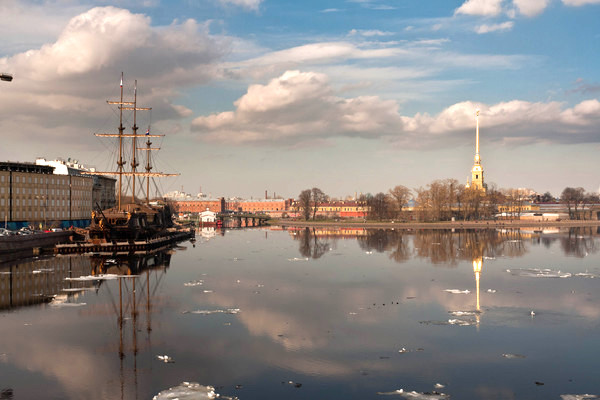
#> input picture images/boat1.jpg, 600 x 400 px
$ python -i manual_stitcher.py   (imports and definitions only)
#> lines starting #> are read from the running program, lines starting #| are printed output that depends on the picture
import cv2
import numpy as np
import os
import glob
from pathlib import Path

# [23 lines left out: functions find_repo_root, get_default_image_dir, get_output_dir, not called in this run]

class StitchingConfig:
    """Configuration class for stitching parameters"""
    def __init__(self):
        self.feature_detector = 'SIFT'  # or 'SURF', 'ORB'
        self.matcher_type = 'FLANN'     # or 'BF'
        self.match_ratio = 0.75
        self.ransac_threshold = 5.0
        self.blend_width = 50
        self.min_matches = 10
        self.projection_type = 'perspective'  # 'perspective' or 'spherical'
        self.focal_length = 25.0  # Real focal length in mm

class ImageStitcher:
    """Image stitching with intelligent reference-based approach"""

    def __init__(self, config=None, visualize=False, test_output_dir="test_output"):
        """
        Initialize the stitcher

        Args:
            config: StitchingConfig object with parameters
            visualize: if True, shows intermediate steps
            test_output_dir: directory for saving visualization steps
        """
        self.config = config or StitchingConfig()
        self.visualize = visualize
        self.step_counter = 0  # Track visualization steps
        self.test_output_dir = test_output_dir

        # Create test output directory once if visualization is enabled
        if self.visualize:
            os.makedirs(self.test_output_dir, exist_ok=True)

        # Initialize feature detector
        if self.config.feature_detector == 'SIFT':
            self.feature_detector = cv2.SIFT_create()
        elif self.config.feature_detector == 'ORB':
            self.feature_detector = cv2.ORB_create()
        else:
            self.feature_detector = cv2.SIFT_create()

        # Initialize matcher
        if self.config.matcher_type == 'FLANN':
            # FLANN parameters for SIFT
            FLANN_INDEX_KDTREE = 1
            index_params = dict(algorithm=FLANN_INDEX_KDTREE, trees=5)
            search_params = dict(checks=50)
            self.matcher = cv2.FlannBasedMatcher(index_params, search_params)
        else:
            self.matcher = cv2.BFMatcher()

        self.match_ratio = self.config.match_ratio
        self.ransac_threshold = self.config.ransac_threshold
        self.blend_width = self.config.blend_width
        self.min_matches = self.config.min_matches
        self.projection_type = self.config.projection_type
        self.focal_length = self.config.focal_length
        # Remove arbitrary sphere dimensions - they'll be calculated automatically

    def detect_features(self, image):
        """Detect keypoints and extract descriptors from a single image"""
        if image is None:
            print("Error: Input image is None")
            return [], None

        # Convert to grayscale
        if len(image.shape) == 3:
            gray = cv2.cvtColor(image, cv2.COLOR_BGR2GRAY)
        else:
            gray = image

        # Detect keypoints and compute descriptors
        keypoints, descriptors = self.feature_detector.detectAndCompute(gray, None)

        # Handle case where no features are detected
        if keypoints is None:
            keypoints = []
        if descriptors is None:
            descriptors = np.array([])

        print(f"Detected {len(keypoints)} keypoints")

        # Visualize if enabled
        if self.visualize:
            self.step_counter += 1
            img_with_keypoints = self.visualize_keypoints(image, keypoints)

            # Save visualization
            cv2.imwrite(f"{self.test_output_dir}/step_{self.step_counter:02d}_keypoints.jpg", img_with_keypoints)

            cv2.imshow(f"Keypoints ({len(keypoints)} found)", img_with_keypoints)
            cv2.waitKey(500)  # Wait 0.5 seconds for better flow
            cv2.destroyAllWindows()

        return keypoints, descriptors

    def match_features(self, descriptors1, descriptors2, image1=None, image2=None, keypoints1=None, keypoints2=None):
        """Match features between two sets of descriptors"""
        # Check if descriptors are valid
        if descriptors1 is None or descriptors2 is None:
            print("Error: Invalid descriptors provided")
            return []

        if len(descriptors1) == 0 or len(descriptors2) == 0:
            print("Error: Empty descriptors provided")
            return []

        try:
            matches = self.matcher.knnMatch(descriptors1, descriptors2, k=2)

            # Filter out None matches (can happen with some matchers)
            valid_matches = []
            for match_group in matches:
                if match_group is not None and len(match_group) == 2:
                    valid_matches.append(match_group)

            print(f"Found {len(valid_matches)} valid match groups")

            # Store data for visualization in filter_matches
            if self.visualize and image1 is not None and image2 is not None:
                self._last_matches_data = (image1, image2, keypoints1, keypoints2)

            return valid_matches

        except Exception as e:
            print(f"Error during feature matching: {e}")
            return []

    def filter_matches(self, matches):
        """Filter matches using Lowe's ratio test"""
        if not matches:
            print("No matches to filter")
            return []

        good_matches = []
        for match_group in matches:
            if len(match_group) == 2:
                m, n = match_group
                if m.distance < self.match_ratio * n.distance:
                    good_matches.append(m)

        print(f"Filtered to {len(good_matches)} good matches")

        # Visualize if enabled
        if self.visualize and hasattr(self, '_last_matches_data'):
            self.step_counter += 1
            image1, image2, keypoints1, keypoints2 = self._last_matches_data
            img_matches = self.visualize_matches(image1, image2, keypoints1, keypoints2, good_matches)

            # Save visualization
            cv2.imwrite(f"{self.test_output_dir}/step_{self.step_counter:02d}_feature_matches.jpg", img_matches)

            cv2.imshow(f"Feature Matches ({len(good_matches)} good)", img_matches)
            cv2.waitKey(500)  # Wait 0.5 seconds for better flow
            cv2.destroyAllWindows()

        return good_matches

    # [305 lines left out: functions estimate_homography, calculate_stitching_bounds, warp_image, create_panorama, project_to_sphere, calculate_sphere_dimensions, not called in this run]

    def project_images_to_sphere(self, images):
        """
        Project all images to spherical coordinates

        Args:
            images: list of input images

        Returns:
            list: spherical projections of all images
        """
        if self.projection_type != 'spherical':
            return images  # Return original images for perspective projection

        print("Projecting images to spherical coordinates...")
        sphere_images = []

        for i, image in enumerate(images):
            print(f"Projecting image {i} to sphere...")
            sphere_img = self.project_to_sphere(image)
            sphere_images.append(sphere_img)

            # Visualize if enabled
            if self.visualize:
                self.step_counter += 1
                cv2.imwrite(f"{self.test_output_dir}/step_{self.step_counter:02d}_sphere_projection_{i}.jpg", sphere_img)
                cv2.imshow(f"Spherical Projection {i}", sphere_img)
                cv2.waitKey(500)
                cv2.destroyAllWindows()

        return sphere_images

    def stitch_intelligent_reference(self, images, reference_index=None):
        """
        Intelligent reference-based stitching that finds the best matches progressively

        Args:
            images: list of numpy arrays
            reference_index: index of reference image (defaults to middle image)

        Returns:
            numpy array: panorama image
        """
        if len(images) < 2:
            raise ValueError("Need at least 2 images for stitching")

        # Auto-configure projection parameters if using spherical projection
        if self.projection_type == 'spherical':
            self.auto_configure_projection(images)

        # Determine reference image index
        if reference_index is None:
            reference_index = len(images) // 2  # Default to middle image
        elif reference_index < 0 or reference_index >= len(images):
            raise ValueError(f"Invalid reference index: {reference_index}")

        print(f"Using image {reference_index} as reference (index {reference_index})")

        # Step 1: Project all images to spherical coordinates (if using spherical projection)
        print("Step 1: Projecting images to spherical coordinates...")
        processed_images = self.project_images_to_sphere(images)

        # Step 2: Detect features in all SPHERICAL images (after projection)
        print("Step 2: Detecting features in spherical images...")
        all_keypoints = []
        all_descriptors = []

        for i, image in enumerate(processed_images):
            print(f"Detecting features in spherical image {i}...")
            keypoints, descriptors = self.detect_features(image)
            all_keypoints.append(keypoints)
            all_descriptors.append(descriptors)

        # Store for use in lookup methods
        self.all_keypoints = all_keypoints
        self.all_descriptors = all_descriptors

        # Step 3: Create correspondence lookup table (EFFICIENT APPROACH)
        print("Step 3: Creating correspondence lookup table...")
        lookup = self.create_correspondence_lookup(all_keypoints, all_descriptors, processed_images)

        # Step 4: Start with reference image
        print("Step 4: Starting with reference image...")
        panorama = processed_images[reference_index].copy()
        used_images = {reference_index}

        # Step 5: Progressively add images using lookup table (EFFICIENT)
        while len(used_images) < len(images):
            print(f"\nStep 5: Finding next best match using lookup table (used: {len(used_images)}/{len(images)})...")

            # Find best next image using lookup table
            best_match_idx, best_match_count, best_homography = self.find_best_next_image(used_images, lookup)

            if best_match_idx == -1:
                print("No more images can be stitched!")
                break

            print(f"Selected image {best_match_idx} with {best_match_count} total correspondences")

            # Step 6: Stitch the best matching image
            print(f"Step 6: Stitching image {best_match_idx} to panorama...")

            # For the first few images, we can use the lookup homography directly
            # For later images, we need to re-match against the growing panorama
            if len(used_images) == 1:
                # First image after reference - use lookup homography
                homography = best_homography
            else:
                # Multiple images in panorama - re-match against current panorama
                print(f"Re-matching image {best_match_idx} against current panorama...")
                panorama_keypoints, panorama_descriptors = self.detect_features(panorama)

                matches = self.match_features(panorama_descriptors, all_descriptors[best_match_idx],
                                           panorama, processed_images[best_match_idx], panorama_keypoints, all_keypoints[best_match_idx])
                good_matches = self.filter_matches(matches)

                if len(good_matches) >= self.min_matches:
                    homography, mask = self.estimate_homography(panorama_keypoints, all_keypoints[best_match_idx], good_matches)
                    if homography is None:
                        print(f"Failed to estimate homography for image {best_match_idx}")
                        break
                else:
                    print(f"Insufficient matches for image {best_match_idx}")
                    break

            # Calculate bounds and warp
            output_width, output_height, offset_x, offset_y = self.calculate_stitching_bounds(
                panorama, processed_images[best_match_idx], homography)

            warped = self.warp_image(processed_images[best_match_idx], homography,
                                   (output_width, output_height), offset_x, offset_y)

            if warped is not None:
                # Create new panorama
                panorama = self.create_panorama(panorama, warped, offset_x, offset_y)
                used_images.add(best_match_idx)

                print(f"Successfully stitched image {best_match_idx}. Panorama size: {panorama.shape}")
            else:
                print(f"Failed to warp image {best_match_idx}")
                break

        # Step 7: Post-process final panorama
        print("Step 7: Post-processing final panorama...")
        final_panorama = self.post_process(panorama)

        return final_panorama

    def post_process(self, panorama):
        """Apply minimal post-processing - only crop black borders"""
        if panorama is None:
            return None

        # Only crop black borders - no color transformations or filters
        cropped = self.crop_black_borders(panorama)

        return cropped

    def crop_black_borders(self, panorama):
        """Crop black borders from the panorama"""
        if panorama is None:
            return None

        # Convert to grayscale for thresholding
        gray = cv2.cvtColor(panorama, cv2.COLOR_BGR2GRAY)

        # Use a higher threshold to be more aggressive about cropping
        _, thresh = cv2.threshold(gray, 10, 255, cv2.THRESH_BINARY)

        # Find non-zero pixels (non-black regions)
        coords = cv2.findNonZero(thresh)

        if coords is None:
            return panorama  # No non-black pixels found

        # Get bounding rectangle
        x, y, w, h = cv2.boundingRect(coords)

        # Add small padding to avoid cutting too close to content
        padding = 5
        x = max(0, x - padding)
        y = max(0, y - padding)
        w = min(w + 2*padding, panorama.shape[1] - x)
        h = min(h + 2*padding, panorama.shape[0] - y)

        # Crop the image
        cropped = panorama[y:y+h, x:x+w]

        # Ensure we don't return an empty image
        if cropped.size == 0:
            return panorama

        return cropped

    # [235 lines left out: functions validate_stitching, visualize_matches, visualize_keypoints, auto_determine_focal_length, estimate_focal_from_features, estimate_from_feature_geometry and 3 more, not called in this run]

    def create_correspondence_lookup(self, all_keypoints, all_descriptors, images):
        """
        Create a lookup table of correspondences between all image pairs

        Args:
            all_keypoints: list of keypoints for all images
            all_descriptors: list of descriptors for all images
            images: list of input images (for validation)

        Returns:
            dict: lookup table with (img1, img2) -> (match_count, homography)
        """
        print("Creating correspondence lookup table...")
        lookup = {}

        # Calculate correspondences between all image pairs
        for i in range(len(all_keypoints)):
            for j in range(i + 1, len(all_keypoints)):
                print(f"Calculating correspondences between images {i} and {j}...")

                # Match features between image pair
                matches = self.match_features(all_descriptors[i], all_descriptors[j])
                good_matches = self.filter_matches(matches)

                if len(good_matches) >= self.min_matches:
                    # Estimate homography
                    homography, mask = self.estimate_homography(all_keypoints[i], all_keypoints[j], good_matches)

                    if homography is not None:
                        # Validate homography
                        is_valid, confidence = self.validate_stitching(images[i], images[j], homography)
                        if is_valid:
                            lookup[(i, j)] = (len(good_matches), homography)
                            lookup[(j, i)] = (len(good_matches), np.linalg.inv(homography))  # Inverse for reverse direction
                            print(f"  Images {i}-{j}: {len(good_matches)} matches")
                        else:
                            print(f"  Images {i}-{j}: homography validation failed")
                    else:
                        print(f"  Images {i}-{j}: homography estimation failed")
                else:
                    print(f"  Images {i}-{j}: insufficient matches ({len(good_matches)} < {self.min_matches})")

        return lookup

    def find_best_next_image(self, used_images, lookup):
        """
        Find the best next image to stitch based on correspondence lookup

        Args:
            used_images: set of already used image indices
            lookup: correspondence lookup table

        Returns:
            tuple: (best_image_idx, best_match_count, best_homography)
        """
        best_image_idx = -1
        best_match_count = 0
        best_homography = None

        # Find the remaining image with most correspondences to any used image
        for remaining_img in range(len(self.all_keypoints)):
            if remaining_img in used_images:
                continue

            # Check correspondences with all used images
            total_matches = 0
            best_homography_for_img = None

            for used_img in used_images:
                key = (used_img, remaining_img)
                if key in lookup:
                    match_count, homography = lookup[key]
                    total_matches += match_count
                    if best_homography_for_img is None or match_count > best_match_count:
                        best_homography_for_img = homography

            # Update best if this image has more total correspondences
            if total_matches > best_match_count:
                best_match_count = total_matches
                best_image_idx = remaining_img
                best_homography = best_homography_for_img

        return best_image_idx, best_match_count, best_homography

# [77 lines left out: function main, not called in this run]

# [2 lines not run here, left out]

>>> import cv2
>>> picture = cv2.imread('../../../images/boat1.jpg', cv2.IMREAD_GRAYSCALE)
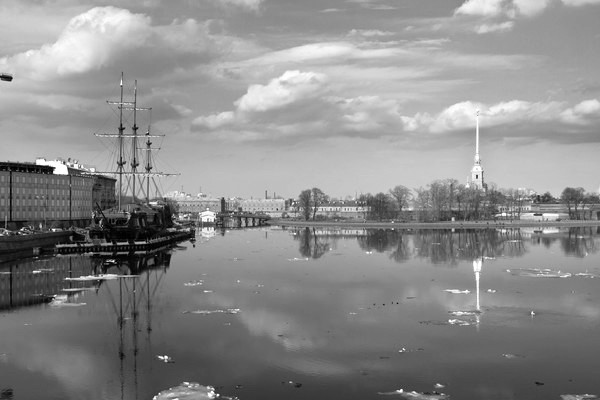
#> picture: shape (400, 600); min 0, max 255, mean 139.4
>>> result = ImageStitcher().stitch_intelligent_reference(picture)
#> in stitch_intelligent_reference, `reference_index = len(images) // 2`: reference_index = 200
#| Using image 200 as reference (index 200)
#> the loop in stitch_intelligent_reference, `for i, image in enumerate(processed_images):` made 400 passes
#> (printed output is left out)
#> after the loop in stitch_intelligent_reference, `for i, image in enumerate(processed_images):`: all_descriptors = 400 items, first 6: empty array, empty array, empty array, empty array, empty array, empty array; all_keypoints = 400 items, first 6: (), (), (), (), (), ()
#> in stitch_intelligent_reference, `self.all_descriptors = all_descriptors`: self.all_descriptors has the same summary as all_descriptors
#> after the loop in create_correspondence_lookup, `for i in range(len(all_keypoints)):`: lookup = 0 items
#> in stitch_intelligent_reference, `panorama = processed_images[reference_index].copy()`: panorama = 600 values, max 231 at index 281, min 8 at index 10, mean 117.9
#> in stitch_intelligent_reference, `used_images = {reference_index}`: used_images = 1 item
#> the loop in stitch_intelligent_reference, `while len(used_images) < len(images):` made 1 pass
#> (best_match_count, best_match_idx) on pass 1: (0, -1)
#> (the run stopped early here; a loop or call above may not have finished)
